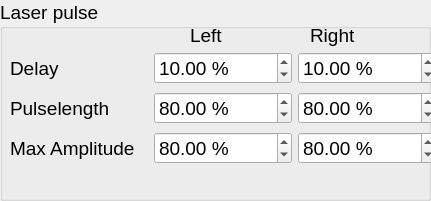
           <widget class="QGroupBox" name="groupBox_12">
            <property name="geometry">
             <rect>
              <x>450</x>
              <y>500</y>
              <width>431</width>
              <height>201</height>
             </rect>
            </property>
            <property name="font">
             <font>
              <pointsize>14</pointsize>
             </font>
            </property>
            <property name="title">
             <string>Laser pulse</string>
            </property>
            <widget class="QLabel" name="label_22">
             <property name="geometry">
              <rect>
               <x>190</x>
               <y>20</y>
               <width>91</width>
               <height>31</height>
              </rect>
             </property>
             <property name="font">
              <font>
               <pointsize>14</pointsize>
              </font>
             </property>
             <property name="text">
              <string>Left</string>
             </property>
            </widget>
            <widget class="QLabel" name="label_23">
             <property name="geometry">
              <rect>
               <x>310</x>
               <y>20</y>
               <width>91</width>
               <height>31</height>
              </rect>
             </property>
             <property name="font">
              <font>
               <pointsize>14</pointsize>
              </font>
             </property>
             <property name="text">
              <string>Right</string>
             </property>
            </widget>
            <widget class="QWidget" name="layoutWidget">
             <property name="geometry">
              <rect>
               <x>10</x>
               <y>50</y>
               <width>426</width>
               <height>118</height>
              </rect>
             </property>
             <layout class="QGridLayout" name="gridLayout_2">
              <item row="0" column="0">
               <widget class="QLabel" name="label_40">
                <property name="font">
                 <font>
                  <pointsize>14</pointsize>
                 </font>
                </property>
                <property name="text">
                 <string>Delay</string>
                </property>
               </widget>
              </item>
              <item row="0" column="1">
               <widget class="QDoubleSpinBox" name="LeftLaserPulseDelaySpinBox">
                <property name="enabled">
                 <bool>true</bool>
                </property>
                <property name="font">
                 <font>
                  <pointsize>14</pointsize>
                 </font>
                </property>
                <property name="suffix">
                 <string> %</string>
                </property>
                <property name="maximum">
                 <double>100.000000000000000</double>
                </property>
                <property name="singleStep">
                 <double>0.100000000000000</double>
                </property>
                <property name="value">
                 <double>10.000000000000000</double>
                </property>
               </widget>
              </item>
              <item row="0" column="2">
               <widget class="QDoubleSpinBox" name="RightLaserPulseDelaySpinBox">
                <property name="enabled">
                 <bool>true</bool>
                </property>
                <property name="font">
                 <font>
                  <pointsize>14</pointsize>
                 </font>
                </property>
                <property name="suffix">
                 <string> %</string>
                </property>
                <property name="maximum">
                 <double>100.000000000000000</double>
                </property>
                <property name="singleStep">
                 <double>0.100000000000000</double>
                </property>
                <property name="value">
                 <double>10.000000000000000</double>
                </property>
               </widget>
              </item>
              <item row="1" column="0">
               <widget class="QLabel" name="label_41">
                <property name="font">
                 <font>
                  <pointsize>14</pointsize>
                 </font>
                </property>
                <property name="text">
                 <string>Pulselength</string>
                </property>
               </widget>
              </item>
              <item row="1" column="1">
               <widget class="QDoubleSpinBox" name="LeftLaserPulseLengthSpinBox">
                <property name="enabled">
                 <bool>true</bool>
                </property>
                <property name="font">
                 <font>
                  <pointsize>14</pointsize>
                 </font>
                </property>
                <property name="suffix">
                 <string> %</string>
                </property>
                <property name="maximum">
                 <double>100.000000000000000</double>
                </property>
                <property name="singleStep">
                 <double>0.100000000000000</double>
                </property>
                <property name="value">
                 <double>80.000000000000000</double>
                </property>
               </widget>
              </item>
              <item row="1" column="2">
               <widget class="QDoubleSpinBox" name="RightLaserPulseLengthSpinBox">
                <property name="enabled">
                 <bool>true</bool>
                </property>
                <property name="font">
                 <font>
                  <pointsize>14</pointsize>
                 </font>
                </property>
                <property name="suffix">
                 <string> %</string>
                </property>
                <property name="maximum">
                 <double>100.000000000000000</double>
                </property>
                <property name="singleStep">
                 <double>0.100000000000000</double>
                </property>
                <property name="value">
                 <double>80.000000000000000</double>
                </property>
               </widget>
              </item>
              <item row="2" column="0">
               <widget class="QLabel" name="label_51">
                <property name="font">
                 <font>
                  <pointsize>14</pointsize>
                 </font>
                </property>
                <property name="text">
                 <string>Max Amplitude</string>
                </property>
               </widget>
              </item>
              <item row="2" column="1">
               <widget class="QDoubleSpinBox" name="LeftLaserPulseMaxAmplitudeSpinBox">
                <property name="enabled">
                 <bool>true</bool>
                </property>
                <property name="font">
                 <font>
                  <pointsize>14</pointsize>
                 </font>
                </property>
                <property name="suffix">
                 <string> %</string>
                </property>
                <property name="maximum">
                 <double>100.000000000000000</double>
                </property>
                <property name="singleStep">
                 <double>0.100000000000000</double>
                </property>
                <property name="value">
                 <double>80.000000000000000</double>
                </property>
               </widget>
              </item>
              <item row="2" column="2">
               <widget class="QDoubleSpinBox" name="RightLaserPulseMaxAmplitudeSpinBox">
                <property name="enabled">
                 <bool>true</bool>
                </property>
                <property name="font">
                 <font>
                  <pointsize>14</pointsize>
                 </font>
                </property>
                <property name="suffix">
                 <string> %</string>
                </property>
                <property name="maximum">
                 <double>100.000000000000000</double>
                </property>
                <property name="singleStep">
                 <double>0.100000000000000</double>
                </property>
                <property name="value">
                 <double>80.000000000000000</double>
                </property>
               </widget>
              </item>
             </layout>
            </widget>
           </widget>
